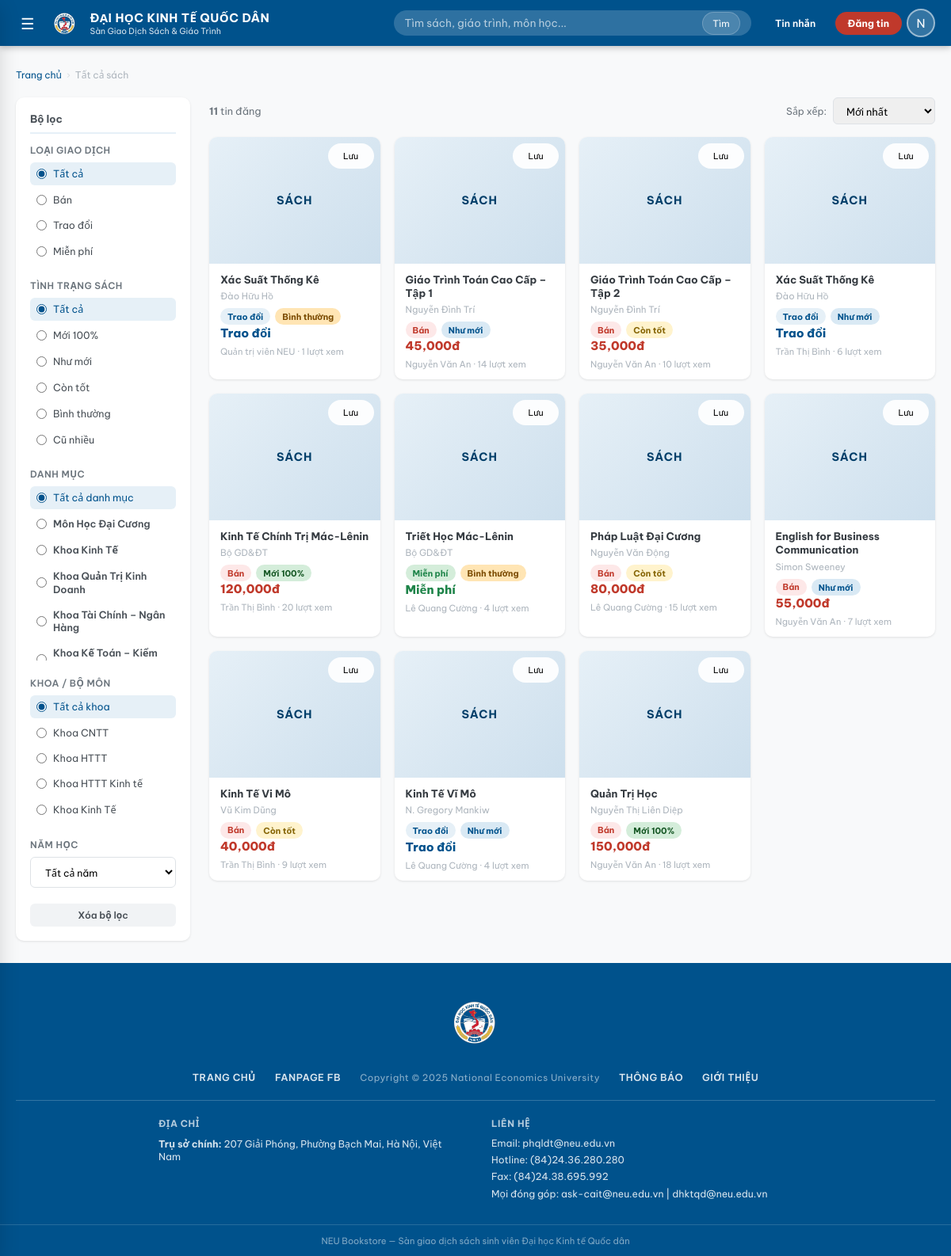
Page /listings (signed in) on the committed database.
### tables this page shows
CREATE TABLE users (
    id            INTEGER PRIMARY KEY AUTOINCREMENT,
    username      TEXT    UNIQUE NOT NULL,
    password_hash TEXT    NOT NULL,
    full_name     TEXT,
    email         TEXT,
    phone         TEXT,
    student_id    TEXT    UNIQUE,
    faculty       TEXT,
    course_year   INTEGER,
    role          TEXT    DEFAULT 'student' CHECK(role IN ('student','admin')),
    bio           TEXT,
    rating_avg    REAL    DEFAULT 0,
    rating_count  INTEGER DEFAULT 0,
    created_at    TIMESTAMP DEFAULT CURRENT_TIMESTAMP
);

CREATE TABLE categories (
    id          INTEGER PRIMARY KEY AUTOINCREMENT,
    name        TEXT    NOT NULL,
    slug        TEXT    UNIQUE NOT NULL,
    parent_id   INTEGER REFERENCES categories(id) ON DELETE SET NULL,
    icon        TEXT    DEFAULT '📚',
    description TEXT,
    sort_order  INTEGER DEFAULT 0
);

CREATE TABLE "listings" (
            id              INTEGER PRIMARY KEY AUTOINCREMENT,
            book_id         INTEGER REFERENCES books(id) ON DELETE CASCADE,
            seller_id       INTEGER REFERENCES users(id) ON DELETE CASCADE,
            listing_type    TEXT NOT NULL CHECK(listing_type IN ('sell','exchange','free')),
            price           REAL DEFAULT 0,
            condition       TEXT NOT NULL
                            CHECK(condition IN ('new','like_new','good','fair','poor')),
            notes           TEXT,
            status          TEXT DEFAULT 'active'
                            CHECK(status IN ('pending','active','rejected','sold','reserved','closed')),
            exchange_for    TEXT,
            moderated_by    INTEGER REFERENCES users(id) ON DELETE SET NULL,
            moderated_at    TIMESTAMP,
            moderation_note TEXT,
            views           INTEGER DEFAULT 0,
            created_at      TIMESTAMP DEFAULT CURRENT_TIMESTAMP,
            updated_at      TIMESTAMP DEFAULT CURRENT_TIMESTAMP
        );

CREATE TABLE books (
    id           INTEGER PRIMARY KEY AUTOINCREMENT,
    title        TEXT    NOT NULL,
    author       TEXT,
    isbn         TEXT,
    publisher    TEXT,
    publish_year INTEGER,
    edition      TEXT,
    category_id  INTEGER REFERENCES categories(id) ON DELETE SET NULL,
    faculty      TEXT,
    course_year  INTEGER,
    subject_code TEXT,
    description  TEXT,
    cover_emoji  TEXT    DEFAULT '📖',
    created_at   TIMESTAMP DEFAULT CURRENT_TIMESTAMP
, cover_image TEXT);

### app.py (the view)
@app.route("/listings")
@login_required
def listings():
    conn = get_db_connection()
    q           = request.args.get("q", "").strip()
    cat_id      = request.args.get("cat", "")
    ltype       = request.args.get("type", "")
    condition   = request.args.get("condition", "")
    faculty     = request.args.get("faculty", "")
    course_year = request.args.get("year", "")
    sort        = request.args.get("sort", "newest")
    page        = max(1, int(request.args.get("page", 1)))
    per_page    = 12
    where  = ["l.status='active'"]
    params = []
    if q:
        where.append("(b.title LIKE ? OR b.author LIKE ? OR b.subject_code LIKE ?)")
        params += [f"%{q}%"] * 3
    if cat_id:
        where.append("(b.category_id=? OR c.parent_id=?)")
        params += [cat_id, cat_id]
    if ltype:
        where.append("l.listing_type=?");   params.append(ltype)
    if condition:
        where.append("l.condition=?");      params.append(condition)
    if faculty:
        where.append("b.faculty=?");        params.append(faculty)
    if course_year and course_year.isdigit():
        where.append("b.course_year=?");    params.append(int(course_year))
    where_sql = "WHERE " + " AND ".join(where)
    order_map = {
        "newest":     "l.created_at DESC",
        "oldest":     "l.created_at ASC",
        "price_asc":  "l.price ASC",
        "price_desc": "l.price DESC",
        "popular":    "l.views DESC",
    }
    order_sql = order_map.get(sort, "l.created_at DESC")
    total = conn.execute(
        f"SELECT COUNT(*) c FROM listings l "
        f"JOIN books b ON b.id=l.book_id "
        f"LEFT JOIN categories c ON c.id=b.category_id "
        f"{where_sql}",
        params,
    ).fetchone()["c"]
    rows = conn.execute(
        f"""
        SELECT l.*, b.title, b.author, b.cover_emoji, b.cover_image, b.subject_code,
               b.faculty book_faculty, b.course_year book_year,
               u.full_name seller_name, u.username seller_username, u.rating_avg,
               c.name cat_name, c.icon cat_icon
        FROM listings l
        JOIN books    b ON b.id = l.book_id
        JOIN users    u ON u.id = l.seller_id
        LEFT JOIN categories c ON c.id = b.category_id
        {where_sql}
        ORDER BY {order_sql}
        LIMIT ? OFFSET ?
        """,
        params + [per_page, (page - 1) * per_page],
    ).fetchall()
    all_cats = conn.execute(
        "SELECT * FROM categories ORDER BY parent_id NULLS FIRST, sort_order"
    ).fetchall()
    faculties = conn.execute(
        "SELECT DISTINCT faculty FROM books WHERE faculty IS NOT NULL ORDER BY faculty"
    ).fetchall()
    wl = conn.execute(
        "SELECT listing_id FROM wishlist WHERE user_id=?", (session["user_id"],)
    ).fetchall()
    wishlist_ids = {r["listing_id"] for r in wl}
    conn.close()
    return render_template(
        "listings.html",
        listings=rows,
        total=total,
        page=page,
        pages=(total + per_page - 1) // per_page,
        all_cats=all_cats,
        faculties=faculties,
        wishlist_ids=wishlist_ids,
        q=q, cat_id=cat_id, ltype=ltype, condition=condition,
        faculty=faculty, course_year=course_year, sort=sort,
    )

### templates/listings.html (shortened to what this page needs)
{% extends "base.html" %}
{% block content %}
<div class="container">
  <div class="breadcrumb">
    <a href="{{ url_for('home') }}">Trang chủ</a>
    <span class="breadcrumb-sep">›</span>
    <span>Tất cả sách</span>
  </div>
  <div class="listings-layout">
    <aside class="filter-sidebar">
      <form method="GET" action="{{ url_for('listings') }}" id="filterForm">
        <div class="filter-title">Bộ lọc</div>
        <div class="filter-group">
          <div class="filter-label">Loại giao dịch</div>
          <div class="filter-options">
            <label class="filter-option {{ 'active' if not ltype }}">
              <input type="radio" name="type" value="" {{ 'checked' if not ltype }} onchange="this.form.submit()">
              Tất cả
            </label>
            <label class="filter-option {{ 'active' if ltype=='sell' }}">
              <input type="radio" name="type" value="sell" {{ 'checked' if ltype=='sell' }} onchange="this.form.submit()">
              Bán
            </label>
            <label class="filter-option {{ 'active' if ltype=='exchange' }}">
              <input type="radio" name="type" value="exchange" {{ 'checked' if ltype=='exchange' }} onchange="this.form.submit()">
              Trao đổi
            </label>
            <label class="filter-option {{ 'active' if ltype=='free' }}">
              <input type="radio" name="type" value="free" {{ 'checked' if ltype=='free' }} onchange="this.form.submit()">
              Miễn phí
            </label>
          </div>
        </div>
        <div class="filter-group">
          <div class="filter-label">Tình trạng sách</div>
          <div class="filter-options">
            <label class="filter-option {{ 'active' if not condition }}">
              <input type="radio" name="condition" value="" {{ 'checked' if not condition }} onchange="this.form.submit()">
              Tất cả
            </label>
            {% for val, (label, cls) in CONDITION_LABELS.items() %}
              <label class="filter-option {{ 'active' if condition==val }}">
                <input type="radio" name="condition" value="{{ val }}" {{ 'checked' if condition==val }} onchange="this.form.submit()">
                {{ label }}
              </label>
            {% endfor %}
          </div>
        </div>
        <div class="filter-group">
          <div class="filter-label">Danh mục</div>
          <div class="filter-options" style="max-height:220px;overflow-y:auto">
            <label class="filter-option {{ 'active' if not cat_id }}">
              <input type="radio" name="cat" value="" {{ 'checked' if not cat_id }} onchange="this.form.submit()">
              Tất cả danh mục
            </label>
            {% for cat in all_cats %}
              {% if not cat.parent_id %}
                <label class="filter-option {{ 'active' if cat_id==cat.id|string }}"
                       style="font-weight:600">
                  <input type="radio" name="cat" value="{{ cat.id }}"
                         {{ 'checked' if cat_id==cat.id|string }} onchange="this.form.submit()">
                  {{ cat.name }}
                </label>
              {% endif %}
            {% endfor %}
          </div>
        </div>
        <div class="filter-group">
          <div class="filter-label">Khoa / Bộ môn</div>
          <div class="filter-options" style="max-height:160px;overflow-y:auto">
            <label class="filter-option {{ 'active' if not faculty }}">
              <input type="radio" name="faculty" value="" {{ 'checked' if not faculty }} onchange="this.form.submit()">
              Tất cả khoa
            </label>
            {% for f in faculties %}
              <label class="filter-option {{ 'active' if faculty==f.faculty }}">
                <input type="radio" name="faculty" value="{{ f.faculty }}"
                       {{ 'checked' if faculty==f.faculty }} onchange="this.form.submit()">
                {{ f.faculty }}
              </label>
            {% endfor %}
          </div>
        </div>
        <div class="filter-group">
          <div class="filter-label">Năm học</div>
          <select name="year" class="form-control" style="font-size:.82rem" onchange="this.form.submit()">
            <option value="">Tất cả năm</option>
          </select>
        </div>
        <a href="{{ url_for('listings') }}" class="btn btn-ghost btn-sm btn-block">
          Xóa bộ lọc
        </a>
      </form>
    </aside>
    <div>
      <div class="listings-toolbar">
        <div class="listings-count">
          <strong>{{ total }}</strong> tin đăng
        </div>
        <div style="display:flex;gap:8px;align-items:center">
          <label style="font-size:.82rem;color:var(--gray-600)">Sắp xếp:</label>
          <select class="sort-select" onchange="location.href=this.value">
            {% for val, label in [('newest','Mới nhất'),('oldest','Cũ nhất'),
                                   ('price_asc','Giá tăng dần'),('price_desc','Giá giảm dần'),
                                   ('popular','Phổ biến nhất')] %}
              <option value="{{ url_for('listings') }}?{{ request.query_string.decode().replace('sort='+sort,'').strip('&') }}&sort={{ val }}"
                      {{ 'selected' if sort==val }}>
                {{ label }}
              </option>
            {% endfor %}
          </select>
        </div>
      </div>
      {% if listings %}
        <div class="book-grid">
          {% for l in listings %}
            <a href="{{ url_for('listing_detail', lid=l.id) }}" class="card book-card">
              <div class="book-card-cover">
                {% if l.cover_image %}
                  <img src="{{ l.cover_image }}" alt="{{ l.title }}" class="book-cover-image">
                {% else %}
                  <span class="book-card-cover-label">Sách</span>
                {% endif %}
                <button class="wishlist-btn {{ 'wishlisted' if l.id in wishlist_ids }}" data-lid="{{ l.id }}">
                  {{ 'Đã lưu' if l.id in wishlist_ids else 'Lưu' }}
                </button>
              </div>
              <div class="book-card-body">
                <div class="book-card-title">{{ l.title }}</div>
                <div class="book-card-author">{{ l.author or '' }}</div>
                <div class="book-card-meta">
                  {% set type_info = TYPE_LABELS.get(l.listing_type,('','')) %}
                  <span class="badge {{ 'badge-red' if l.listing_type=='sell' else ('badge-blue' if l.listing_type=='exchange' else 'badge-green') }}">
                    {{ type_info[1] }} {{ type_info[0] }}
                  </span>
                  {% set cond_info = CONDITION_LABELS.get(l.condition,('','badge-gray')) %}
                  <span class="badge {{ cond_info[1] }}">{{ cond_info[0] }}</span>
                </div>
                {% if l.listing_type == 'sell' %}
                  <div class="book-card-price">{{ '{:,.0f}'.format(l.price) }}đ</div>
                {% elif l.listing_type == 'free' %}
                  <div class="book-card-price book-card-free">Miễn phí</div>
                {% else %}
                  <div class="book-card-price book-card-exchange">Trao đổi</div>
                {% endif %}
                <div class="book-card-foot">
                  {{ l.seller_name or l.seller_username }} · {{ l.views }} lượt xem
                </div>
              </div>
            </a>
          {% endfor %}
        </div>
      {% else %}
        <div class="empty-state">
          <h3>Không tìm thấy kết quả phù hợp</h3>
          <p>Thử thay đổi bộ lọc hoặc tìm kiếm từ khóa khác</p>
          <a href="{{ url_for('listings') }}" class="btn btn-outline empty-state-action">Xem tất cả sách</a>
        </div>
      {% endif %}
    </div>
  </div>
</div>
{% endblock %}

### templates/base.html (shortened to what this page needs)
<!DOCTYPE html>
<html lang="vi">
<head>
  <link rel="stylesheet" href="{{ url_for('static', filename='css/style.css') }}">
</head>
<body>
<div class="page-wrapper">
  <header class="site-header">
    <div class="header-inner">
      <button class="header-menu-btn" id="menuBtn" title="Mở menu">☰</button>
      <a href="{{ url_for('home') }}" class="header-logo">
        <img src="{{ url_for('static', filename='images/neu-logo.png') }}" alt="NEU logo" class="header-logo-mark">
        <div class="header-logo-text">
          <span>ĐẠI HỌC KINH TẾ QUỐC DÂN</span>
          <span class="header-logo-sub">Sàn Giao Dịch Sách &amp; Giáo Trình</span>
        </div>
      </a>
      <form class="header-search" action="{{ url_for('listings') }}" method="GET">
        <input type="text" name="q" placeholder="Tìm sách, giáo trình, môn học..."
               value="{{ request.args.get('q','') }}">
        <button type="submit">Tìm</button>
      </form>
      <div class="header-actions">
        <a href="{{ url_for('messages') }}" class="header-btn" title="Tin nhắn">
          Tin nhắn
        </a>
        <a href="{{ url_for('post_listing') }}" class="btn-post-header">Đăng tin</a>
        <div class="header-account">
          <div class="header-avatar" id="avatarBtn">
            {{ current_user.full_name[0] if current_user and current_user.full_name else 'U' }}
          </div>
        </div>
      </div>
    </div>
  </header>
  <main class="main-content">
    {% block content %}{% endblock %}
  </main>
  <footer class="site-footer">
    <div class="footer-top">
      <div class="container">
        <div class="footer-logo-row">
          <img src="{{ url_for('static', filename='images/neu-logo.png') }}" alt="NEU logo" class="footer-logo-mark">
        </div>
        <div class="footer-nav-row">
          <a href="{{ url_for('home') }}">TRANG CHỦ</a>
          <a href="https://www.facebook.com/neu.edu.vn" target="_blank">FANPAGE FB</a>
          <span class="footer-copyright">Copyright © 2025 National Economics University</span>
          <a href="#">THÔNG BÁO</a>
          <a href="https://neu.edu.vn" target="_blank">GIỚI THIỆU</a>
        </div>
        <div class="footer-info-row">
          <div class="footer-info-block">
            <h4>Địa chỉ</h4>
            <div class="footer-info-item">
              <span><strong>Trụ sở chính:</strong> 207 Giải Phóng, Phường Bạch Mai, Hà Nội, Việt Nam</span>
            </div>
          </div>
          <div class="footer-info-block">
            <h4>Liên hệ</h4>
            <div class="footer-info-item">
              <span>Email: phqldt@neu.edu.vn</span>
            </div>
            <div class="footer-info-item">
              <span>Hotline: (84)24.36.280.280</span>
            </div>
            <div class="footer-info-item">
              <span>Fax: (84)24.38.695.992</span>
            </div>
            <div class="footer-info-item">
              <span>Mọi đóng góp: ask-cait@neu.edu.vn | dhktqd@neu.edu.vn</span>
            </div>
          </div>
        </div>
      </div>
    </div>
    <div class="footer-bottom">
      NEU Bookstore — Sàn giao dịch sách sinh viên Đại học Kinh tế Quốc dân
    </div>
  </footer>
</div>
</body>
</html>

### rows in the picture
users: full_name "N"
categories: name "Môn Học Đại Cương"
categories: name "Khoa Kinh Tế"
categories: name "Khoa Quản Trị Kinh Doanh"
categories: name "Khoa Tài Chính – Ngân Hàng"
categories: name "Khoa Kế Toán – Kiểm…"
listings: id "Lưu", title "Xác Suất Thống Kê", author "Đào Hữu Hồ", type_info "Trao đổi", cond_info "Bình thường", listing_type "Trao đổi", full_name "Quản trị viên NEU", views "1"
listings: id "Lưu", title "Giáo Trình Toán Cao Cấp – Tập 1", author "Nguyễn Đình Trí", type_info "Bán", cond_info "Như mới", price "45,000", full_name "Nguyễn Văn An", views "14"
listings: id "Lưu", title "Giáo Trình Toán Cao Cấp – Tập 2", author "Nguyễn Đình Trí", type_info "Bán", cond_info "Còn tốt", price "35,000", full_name "Nguyễn Văn An", views "10"
listings: id "Lưu", title "Xác Suất Thống Kê", author "Đào Hữu Hồ", type_info "Trao đổi", cond_info "Như mới", listing_type "Trao đổi", full_name "Trần Thị Bình", views "6"
listings: id "Lưu", title "Kinh Tế Chính Trị Mác-Lênin", author "Bộ GD&ĐT", type_info "Bán", cond_info "Mới 100%", price "120,000", full_name "Trần Thị Bình", views "20"
listings: id "Lưu", title "Triết Học Mác-Lênin", author "Bộ GD&ĐT", type_info "Miễn phí", cond_info "Bình thường", listing_type "Miễn phí", full_name "Lê Quang Cường", views "4"
listings: id "Lưu", title "Pháp Luật Đại Cương", author "Nguyễn Văn Động", type_info "Bán", cond_info "Còn tốt", price "80,000", full_name "Lê Quang Cường", views "15"
listings: id "Lưu", title "English for Business Communication", author "Simon Sweeney", type_info "Bán", cond_info "Như mới", price "55,000", full_name "Nguyễn Văn An", views "7"
listings: id "Lưu", title "Kinh Tế Vi Mô", author "Vũ Kim Dũng", type_info "Bán", cond_info "Còn tốt", price "40,000", full_name "Trần Thị Bình", views "9"
listings: id "Lưu", title "Kinh Tế Vĩ Mô", author "N. Gregory Mankiw", type_info "Trao đổi", cond_info "Như mới", listing_type "Trao đổi", full_name "Lê Quang Cường", views "4"
listings: id "Lưu", title "Quản Trị Học", author "Nguyễn Thị Liên Diệp", type_info "Bán", cond_info "Mới 100%", price "150,000", full_name "Nguyễn Văn An", views "18"

### other values in the picture
{{ label }} "Mới 100%" "Như mới" "Còn tốt" "Bình thường" "Cũ nhiều"
{{ f.faculty }} "Khoa CNTT" "Khoa HTTT" "Khoa HTTT Kinh tế" "Khoa Kinh Tế"
{{ total }} "11"
form field value "Mới nhất"
